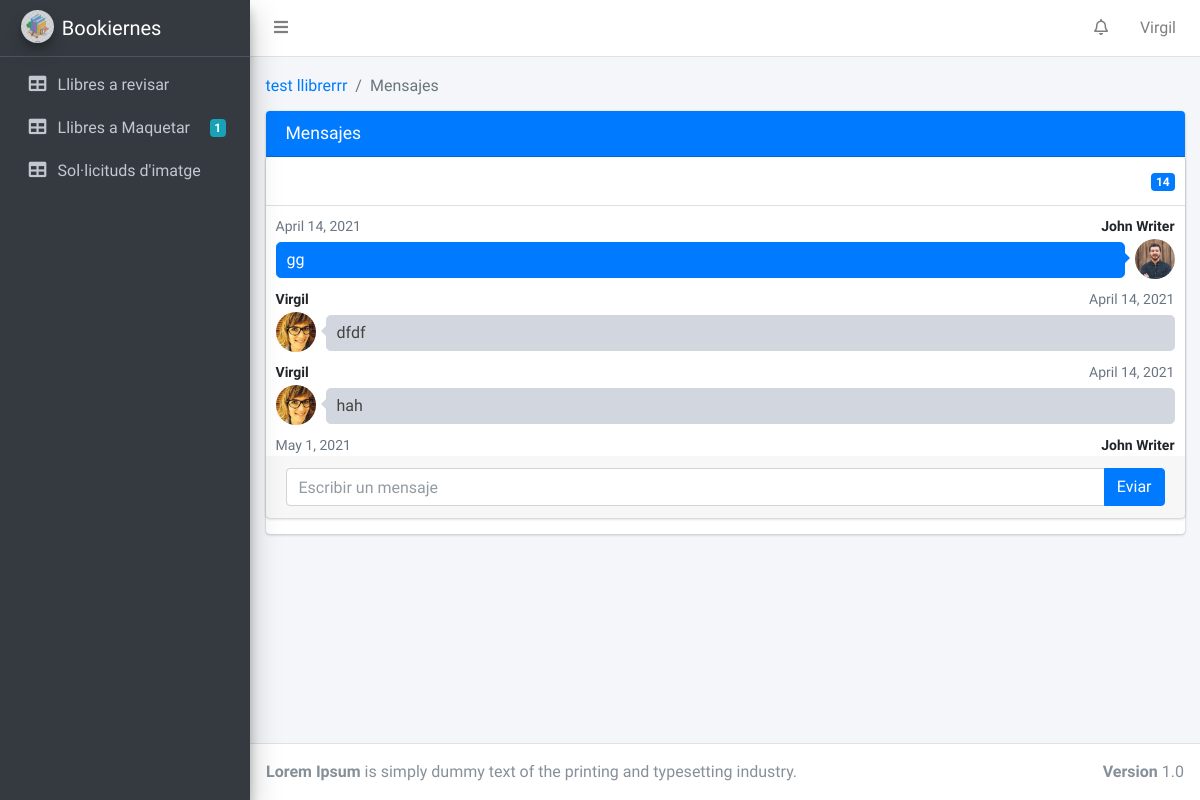
The app's page /editor_message/get_book/1/ (signed in) with its own data.
### BookiernesApp/models.py (models this page shows, shortened)
class User(AbstractUser):
    USER_TYPE_CHOICES = [('writer', 'Escritor'), ('editor', 'Editor'), ('main_editor', 'Escriptor principal'),
                         ('main_graphic_designer', 'Main Graphic Designer'), ('graphic_designer', 'Graphic Designer'),
                         ('it', 'IT'), ('subscribed_reader', 'Lector Subscrit')]
    user_type = models.CharField(
        max_length=255,
        choices=USER_TYPE_CHOICES,
        default='writer',
    )
    path_profile_photo = models.FileField(upload_to='profile_photo', null=True, blank=True)
    activated = models.BooleanField(default=True)
    def get_user_type_name(self):
        return dict(self.USER_TYPE_CHOICES)[self.user_type]

class Editor(models.Model):
    user = models.OneToOneField(User, on_delete=models.CASCADE, null=True, related_name='editor_profile')
    assigned_theme = models.ForeignKey(Theme, null=True, on_delete=models.CASCADE)
    name = models.CharField(max_length=255)
    def get_books_to_revise(self):
        return self.books_assigned.all().filter(Q(book_status="revised") | Q(book_status='modifying'))
    def get_books_to_design(self):
        return self.books_assigned.all().filter(Q(book_status="accepted") | Q(book_status='designing'))

class Book(models.Model):
    BOOK_STATUSES = [('presented', 'Presentat'), ('revised', 'Revisat'), ('modifying', 'Modificant'),
                     ('accepted', 'Aceptat'), ('rejected', 'Rebutjat'), ('published', 'Publicat'),
                     ('designing', 'Maquetacio'),
                     ('new_version', 'New Version')]
    title = models.CharField(null=True, max_length=255, blank=True)
    author = models.ForeignKey(Writer, null=True, on_delete=models.PROTECT, blank=True)
    assigned_to = models.ForeignKey(Editor, null=True, on_delete=models.PROTECT, related_name='books_assigned',
                                    blank=True)
    book_status = models.CharField(null=True, max_length=255, choices=BOOK_STATUSES, blank=True)
    description = models.TextField(null=True, blank=True)
    theme = models.ForeignKey(Theme, null=True, on_delete=models.PROTECT, related_name='books_themes', blank=True)
    path = models.FileField(upload_to='book', null=True, blank=True)
    main_editor_comment = models.TextField(null=True, blank=True)
    designer_assigned_to = models.ForeignKey(GraphicDesigner, null=True, on_delete=models.PROTECT,
                                             related_name='designer_books_assigned',
                                             blank=True)
    book_to_design = models.FileField(upload_to='book_to_design', null=True, blank=True)
    book_designed = models.FileField(upload_to='book_designed', null=True, blank=True)
    cover_image = models.ForeignKey(Image, null=True, on_delete=models.PROTECT, blank=True)
    language = models.CharField(null=True, max_length=255, blank=True)
    number_of_pages = models.IntegerField(null=True, blank=True)
    ISBN = models.CharField(null=True, max_length=13, blank=True)

class Message(models.Model):
    user = models.ForeignKey(User, null=True, on_delete=models.PROTECT, related_name='user_messages')
    destination_user = models.ForeignKey(User, null=True, on_delete=models.PROTECT,
                                         related_name='destination_user_messages')
    book = models.ForeignKey(Book, null=True, on_delete=models.PROTECT, related_name='book_messages')
    content = models.CharField(max_length=255)
    date_received = models.DateField()
    def get_user_name(self):
        return self.user.first_name + " " + self.user.last_name

### BookiernesApp/views/editor_views.py (the view)
# urls.py: url(r'^editor_message/get_book/(?P<pk>\d+)/$', login_required(Editor_Chat_Book.as_view()), name='chat_book_editor'),
@method_decorator([login_required, editor_required], name='dispatch')
class Editor_Chat_Book(TemplateView):
    model = Book
    template_name = 'html_templates/Editor/Chat.html'
    def get_context_data(self, **kwargs):
        try:
            context = super().get_context_data(**kwargs)
            notification = Notification.objects.filter(destination_user_id=self.request.user.id)
            context['notification_numbers'] = notification.count()
            context['notifications'] = notification
            context['book_numbers'] = Book.objects.count()
            book = Book.objects.get(Q(pk=self.kwargs['pk']))
            if ((book.assigned_to == None and book.author == None) or book.assigned_to.user.id != self.request.user.id):
                raise Http404("I can't access this page.")
            context['book'] = book
            messages = Message.objects.filter(Q(book_id=book.id) & Q(
                Q(Q(user_id=self.request.user.id) & Q(destination_user_id=book.author.user.id)) | Q(
                    Q(user_id=book.author.user.id) & Q(destination_user_id=self.request.user.id))))
            context['messages'] = messages
            context['messages_numbers'] = messages.count()
            return context
        except:
            raise Http404("I can't access this page.")

### BookiernesApp/templates/html_templates/Editor/Chat.html (shortened to what this page needs)
{% extends "html_templates/Blocks/Base.html" %}
{% block head %}
    <link rel="stylesheet" href="../../../static/BookiernesApp/css/all.min.css">
    <link rel="stylesheet" href="https://use.fontawesome.com/releases/v5.7.0/css/all.css"
>
    <link rel="stylesheet" href="../../../static/BookiernesApp/css/adminlte.min.css">
{% endblock %}
{% block content %}
  <div class="content-wrapper">
    <div class="content-header">
      <div class="container-fluid">
        <ol class="breadcrumb float-sm-left">
              <li class="breadcrumb-item active"> <a href="{% url 'BookiernesApp:books' book.id %}"> {{book.title}}</a> </li>
              <li class="breadcrumb-item active">  Mensajes </li>
        </ol>
      </div>
    </div>
    <section class="content">
        <div class="container-fluid">
              <div class="card card-primary">
                <div class="card-header">
                  <h3 class="card-title">Mensajes </h3>
                </div>
            <div class="card direct-chat direct-chat-primary">
                <div class="card-header">
                  <div class="card-tools">
                    <span title="{{messages_numbers}} New Messages" class="badge badge-primary">{{messages_numbers}}</span>
                  </div>
                </div>
                <div class="card-body">
                  <div class="direct-chat-messages">
                    {% for message in messages %}
                    {% if message.user_id == user.id  %}
                    <div class="direct-chat-msg">
                      <div class="direct-chat-infos clearfix">
                        <span class="direct-chat-name float-left">{{message.get_user_name}}</span>
                        <span class="direct-chat-timestamp float-right">{{message.date_received}}</span>
                      </div>
                      <img class="direct-chat-img" src="../../../static/BookiernesApp/img/user1-128x128.jpg" alt="message user image">
                      <div class="direct-chat-text">
                        {{message.content }}
                      </div>
                    </div>
                    {% else %}
                              <div class="direct-chat-msg right">
                                <div class="direct-chat-infos clearfix">
                                  <span class="direct-chat-name float-right">{{message.get_user_name}}</span>
                                  <span class="direct-chat-timestamp float-left">{{message.date_received}}</span>
                                </div>
                                <img class="direct-chat-img" src="../../../static/BookiernesApp/img/user2-128x128.jpg" alt="message user image">
                                <div class="direct-chat-text">
                                  {{message.content }}
                                </div>
                              </div>
                    {% endif %}
                    {% endfor %}
                  </div>
                </div>
                <div class="card-footer">
                  <form action="{% url 'BookiernesApp:send_message_editor' book.id %}" method="post">
                    <div class="input-group">
                      <input type="text" name="content" placeholder="Escribir un mensaje" class="form-control">
                      <span class="input-group-append">
                        <button type="submit" class="btn btn-primary">Eviar</button>
                      </span>
                    </div>
                  </form>
                </div>
              </div>
              </div>
        </div>
    </section>
  </div>
{% endblock %}

### BookiernesApp/templates/html_templates/Blocks/Base.html (shortened to what this page needs)
<!DOCTYPE html>
<html lang="en">
<head>
    {% block head %}
    {% endblock %}
</head>
<body class="hold-transition sidebar-mini layout-fixed">
<div class="wrapper">
    <nav class="main-header navbar navbar-expand navbar-white navbar-light">
        <ul class="navbar-nav">
            <li class="nav-item">
                <a class="nav-link" data-widget="pushmenu" href="#" role="button"><i class="fas fa-bars"></i></a>
            </li>
        </ul>
        <ul class="navbar-nav ml-auto">
            <li class="nav-item dropdown">
                <a class="nav-link" data-toggle="dropdown" href="#">
                    <i class="far fa-bell"></i>
                </a>
            </li>
            <li class="nav-item dropdown">
                <a class="nav-link" data-toggle="dropdown" href="#">
                    {{ user.first_name }}
                </a>
            </li>
        </ul>
    </nav>
    <aside class="main-sidebar sidebar-dark-primary elevation-4">
        <a href="#" class="brand-link">
            <img src="../../../static/BookiernesApp/img/logo_Bookiernes.png" alt="Bookiernes Logo"
                 class="brand-image img-circle elevation-3" style="opacity: .8">
            <span class="brand-text font-weight-light">Bookiernes</span>
        </a>
        <div class="sidebar">
            <nav class="mt-2">
                <ul class="nav nav-pills nav-sidebar flex-column" data-widget="treeview" role="menu"
                    data-accordion="false">
                    {% if user.user_type == 'main_editor' or user.user_type == 'editor' %}
                        <li class="nav-item">
                            <a href="{% url 'BookiernesApp:editor_book_revision' %}" class="nav-link">
                                <i class="nav-icon fas fa-table"></i>
                                <p>
                                    Llibres a revisar
                                </p>
                            </a>
                        </li>
                        <li class="nav-item">
                            <a href="{% url 'BookiernesApp:editor_books_to_design' %}" class="nav-link">
                                <i class="nav-icon fas fa-table"></i>
                                <p>
                                    Llibres a Maquetar
                                    {% if user.editor_profile.get_books_to_design.count > 0 %}
                                        <span class="badge badge-info right">{{ user.editor_profile.get_books_to_design.count }}</span>
                                    {% endif %}
                                </p>
                            </a>
                        </li>
                        <li class="nav-item">
                            <a href="{% url 'BookiernesApp:editor_image_petitions' %}" class="nav-link">
                                <i class="nav-icon fas fa-table"></i>
                                <p>
                                    Sol·licituds d'imatge
                                </p>
                            </a>
                        </li>
                    {% endif %}
                </ul>
            </nav>
        </div>
    </aside>
    {% block content %}
    {% endblock %}
    <footer class="main-footer">
        <strong>Lorem Ipsum</strong>
        is simply dummy text of the printing and typesetting industry.
        <div class="float-right d-none d-sm-inline-block">
            <strong>Version</strong> 1.0
        </div>
    </footer>
</div>
</body>
</html>

### records on screen
User: first_name "Virgil", editor_profile.get_books_to_design.count "1"
Book: title "test llibrerrr"
Message: get_user_name "John Writer", date_received "April 14, 2021", content "gg"
Message: get_user_name "Virgil", date_received "April 14, 2021", content "dfdf"
Message: get_user_name "Virgil", date_received "April 14, 2021", content "hah"
Message: get_user_name "John Writer", date_received "May 1, 2021"

### other values on screen
{{ messages_numbers }} "14"
